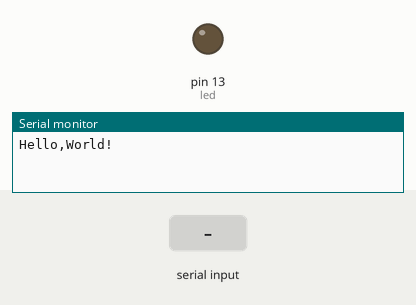
This sketch was run on a simulated Arduino Uno, built with avr-gcc and run on an emulated ATmega328P. Parts: output pins drawn as LEDs (lit = HIGH), the last lines printed to the serial monitor. The test bench sets the inputs (shaded band).

Above: at 1.2 s.
1.3 s: "1" received over Serial
At 2.3 s:
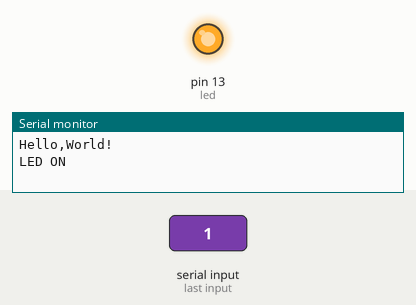
2.8 s: "0" received over Serial
At 3.4 s:
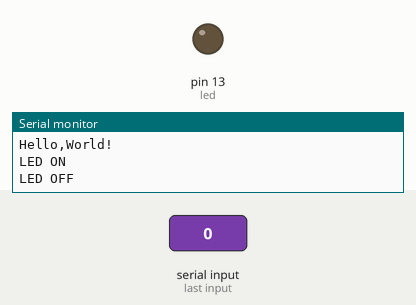
Timing chart, 0 to 5.8 s (numbered marks = the images above; inputs shaded):
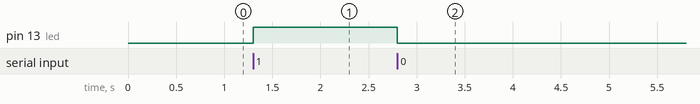

The sketch:

05051115_lab03_1.ino
```cpp
int n;
const byte led=13;

void setup() {

  Serial.begin(9600);
  pinMode(led,OUTPUT);
  Serial.println("Hello,World!");
}


void loop() {
  if(Serial.available()){
    n=Serial.read();
    if(n=='1'){
      digitalWrite(led,HIGH);
      Serial.println("LED　ON");
      }
      else if(n=='0'){
      digitalWrite(led,LOW);
      Serial.println("LED　OFF");
        }
    }

  delay(1);
}
```

Measured:
- after the input at 1.3 s, pin 13 (led): LOW → HIGH at once
- after the input at 2.8 s, pin 13 (led): HIGH → LOW at once
